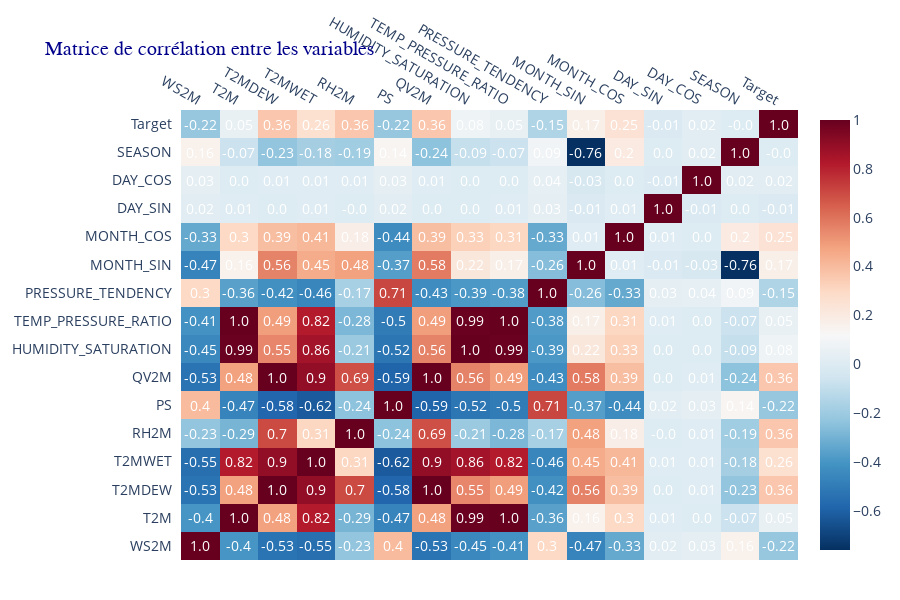

Here is the notebook cell this chart was saved with:
### Code cell
import plotly.express as px
import plotly.figure_factory as ff 

# Sélection des variables numériques hors DATE
cols_corr = [col for col in train.select_dtypes(include=['float64', 'int64']).columns if col != 'DATE']
corr_matrix = train[cols_corr].corr().round(2)

fig = ff.create_annotated_heatmap(
    z=corr_matrix.values,
    x=corr_matrix.columns.tolist(),
    y=corr_matrix.index.tolist(),
    colorscale='RdBu_r',
    showscale=True,
    annotation_text=corr_matrix.values.astype(str)
)
fig.update_layout(
    title="Matrice de corrélation entre les variables",
    font=dict(size=14),
    title_font=dict(size=20, family='Arial', color='darkblue'),
    plot_bgcolor='rgba(0,0,0,0)',height=600,
    margin=dict(l=40, r=40, t=60, b=40)
)
fig.show()

### Figure 1 — Plotly figure (JSON) as saved in the notebook; plotly's stock layout.template omitted (floating-point values rounded to 4 significant figures; data arrays with more than 128 entries replaced by an {"elided": "..."} marker saying what was removed)
{"data": [{"colorscale": [[0, "rgb(5,48,97)"], [0.1, "rgb(33,102,172)"], [0.2, "rgb(67,147,195)"], [0.3, "rgb(146,197,222)"], [0.4, "rgb(209,229,240)"], [0.5, "rgb(247,247,247)"], [0.6, "rgb(253,219,199)"], [0.7, "rgb(244,165,130)"], [0.8, "rgb(214,96,77)"], [0.9, "rgb(178,24,43)"], [1, "rgb(103,0,31)"]], "reversescale": false, "showscale": true, "type": "heatmap", "x": ["WS2M", "T2M", "T2MDEW", "T2MWET", "RH2M", "PS", "QV2M", "HUMIDITY_SATURATION", "TEMP_PRESSURE_RATIO", "PRESSURE_TENDENCY", "MONTH_SIN", "MONTH_COS", "DAY_SIN", "DAY_COS", "SEASON", "Target"], "y": ["WS2M", "T2M", "T2MDEW", "T2MWET", "RH2M", "PS", "QV2M", "HUMIDITY_SATURATION", "TEMP_PRESSURE_RATIO", "PRESSURE_TENDENCY", "MONTH_SIN", "MONTH_COS", "DAY_SIN", "DAY_COS", "SEASON", "Target"], "z": {"elided": "16x16 float values"}}], "layout": {"annotations": [{"font": {"color": "#FFFFFF"}, "showarrow": false, "text": "1.0", "x": "WS2M", "xref": "x", "y": "WS2M", "yref": "y"}, {"font": {"color": "#FFFFFF"}, "showarrow": false, "text": "-0.4", "x": "T2M", "xref": "x", "y": "WS2M", "yref": "y"}, {"font": {"color": "#FFFFFF"}, "showarrow": false, "text": "-0.53", "x": "T2MDEW", "xref": "x", "y": "WS2M", "yref": "y"}, {"font": {"color": "#FFFFFF"}, "showarrow": false, "text": "-0.55", "x": "T2MWET", "xref": "x", "y": "WS2M", "yref": "y"}, {"font": {"color": "#FFFFFF"}, "showarrow": false, "text": "-0.23", "x": "RH2M", "xref": "x", "y": "WS2M", "yref": "y"}, {"font": {"color": "#FFFFFF"}, "showarrow": false, "text": "0.4", "x": "PS", "xref": "x", "y": "WS2M", "yref": "y"}, {"font": {"color": "#FFFFFF"}, "showarrow": false, "text": "-0.53", "x": "QV2M", "xref": "x", "y": "WS2M", "yref": "y"}, {"font": {"color": "#FFFFFF"}, "showarrow": false, "text": "-0.45", "x": "HUMIDITY_SATURATION", "xref": "x", "y": "WS2M", "yref": "y"}, {"font": {"color": "#FFFFFF"}, "showarrow": false, "text": "-0.41", "x": "TEMP_PRESSURE_RATIO", "xref": "x", "y": "WS2M", "yref": "y"}, {"font": {"color": "#FFFFFF"}, "showarrow": false, "text": "0.3", "x": "PRESSURE_TENDENCY", "xref": "x", "y": "WS2M", "yref": "y"}, {"font": {"color": "#FFFFFF"}, "showarrow": false, "text": "-0.47", "x": "MONTH_SIN", "xref": "x", "y": "WS2M", "yref": "y"}, {"font": {"color": "#FFFFFF"}, "showarrow": false, "text": "-0.33", "x": "MONTH_COS", "xref": "x", "y": "WS2M", "yref": "y"}, {"font": {"color": "#FFFFFF"}, "showarrow": false, "text": "0.02", "x": "DAY_SIN", "xref": "x", "y": "WS2M", "yref": "y"}, {"font": {"color": "#FFFFFF"}, "showarrow": false, "text": "0.03", "x": "DAY_COS", "xref": "x", "y": "WS2M", "yref": "y"}, {"font": {"color": "#FFFFFF"}, "showarrow": false, "text": "0.16", "x": "SEASON", "xref": "x", "y": "WS2M", "yref": "y"}, {"font": {"color": "#FFFFFF"}, "showarrow": false, "text": "-0.22", "x": "Target", "xref": "x", "y": "WS2M", "yref": "y"}, {"font": {"color": "#FFFFFF"}, "showarrow": false, "text": "-0.4", "x": "WS2M", "xref": "x", "y": "T2M", "yref": "y"}, {"font": {"color": "#FFFFFF"}, "showarrow": false, "text": "1.0", "x": "T2M", "xref": "x", "y": "T2M", "yref": "y"}, {"font": {"color": "#FFFFFF"}, "showarrow": false, "text": "0.48", "x": "T2MDEW", "xref": "x", "y": "T2M", "yref": "y"}, {"font": {"color": "#FFFFFF"}, "showarrow": false, "text": "0.82", "x": "T2MWET", "xref": "x", "y": "T2M", "yref": "y"}, {"font": {"color": "#FFFFFF"}, "showarrow": false, "text": "-0.29", "x": "RH2M", "xref": "x", "y": "T2M", "yref": "y"}, {"font": {"color": "#FFFFFF"}, "showarrow": false, "text": "-0.47", "x": "PS", "xref": "x", "y": "T2M", "yref": "y"}, {"font": {"color": "#FFFFFF"}, "showarrow": false, "text": "0.48", "x": "QV2M", "xref": "x", "y": "T2M", "yref": "y"}, {"font": {"color": "#FFFFFF"}, "showarrow": false, "text": "0.99", "x": "HUMIDITY_SATURATION", "xref": "x", "y": "T2M", "yref": "y"}, {"font": {"color": "#FFFFFF"}, "showarrow": false, "text": "1.0", "x": "TEMP_PRESSURE_RATIO", "xref": "x", "y": "T2M", "yref": "y"}, {"font": {"color": "#FFFFFF"}, "showarrow": false, "text": "-0.36", "x": "PRESSURE_TENDENCY", "xref": "x", "y": "T2M", "yref": "y"}, {"font": {"color": "#FFFFFF"}, "showarrow": false, "text": "0.16", "x": "MONTH_SIN", "xref": "x", "y": "T2M", "yref": "y"}, {"font": {"color": "#FFFFFF"}, "showarrow": false, "text": "0.3", "x": "MONTH_COS", "xref": "x", "y": "T2M", "yref": "y"}, {"font": {"color": "#FFFFFF"}, "showarrow": false, "text": "0.01", "x": "DAY_SIN", "xref": "x", "y": "T2M", "yref": "y"}, {"font": {"color": "#FFFFFF"}, "showarrow": false, "text": "0.0", "x": "DAY_COS", "xref": "x", "y": "T2M", "yref": "y"}, {"font": {"color": "#FFFFFF"}, "showarrow": false, "text": "-0.07", "x": "SEASON", "xref": "x", "y": "T2M", "yref": "y"}, {"font": {"color": "#FFFFFF"}, "showarrow": false, "text": "0.05", "x": "Target", "xref": "x", "y": "T2M", "yref": "y"}, {"font": {"color": "#FFFFFF"}, "showarrow": false, "text": "-0.53", "x": "WS2M", "xref": "x", "y": "T2MDEW", "yref": "y"}, {"font": {"color": "#FFFFFF"}, "showarrow": false, "text": "0.48", "x": "T2M", "xref": "x", "y": "T2MDEW", "yref": "y"}, {"font": {"color": "#FFFFFF"}, "showarrow": false, "text": "1.0", "x": "T2MDEW", "xref": "x", "y": "T2MDEW", "yref": "y"}, {"font": {"color": "#FFFFFF"}, "showarrow": false, "text": "0.9", "x": "T2MWET", "xref": "x", "y": "T2MDEW", "yref": "y"}, {"font": {"color": "#FFFFFF"}, "showarrow": false, "text": "0.7", "x": "RH2M", "xref": "x", "y": "T2MDEW", "yref": "y"}, {"font": {"color": "#FFFFFF"}, "showarrow": false, "text": "-0.58", "x": "PS", "xref": "x", "y": "T2MDEW", "yref": "y"}, {"font": {"color": "#FFFFFF"}, "showarrow": false, "text": "1.0", "x": "QV2M", "xref": "x", "y": "T2MDEW", "yref": "y"}, {"font": {"color": "#FFFFFF"}, "showarrow": false, "text": "0.55", "x": "HUMIDITY_SATURATION", "xref": "x", "y": "T2MDEW", "yref": "y"}, {"font": {"color": "#FFFFFF"}, "showarrow": false, "text": "0.49", "x": "TEMP_PRESSURE_RATIO", "xref": "x", "y": "T2MDEW", "yref": "y"}, {"font": {"color": "#FFFFFF"}, "showarrow": false, "text": "-0.42", "x": "PRESSURE_TENDENCY", "xref": "x", "y": "T2MDEW", "yref": "y"}, {"font": {"color": "#FFFFFF"}, "showarrow": false, "text": "0.56", "x": "MONTH_SIN", "xref": "x", "y": "T2MDEW", "yref": "y"}, {"font": {"color": "#FFFFFF"}, "showarrow": false, "text": "0.39", "x": "MONTH_COS", "xref": "x", "y": "T2MDEW", "yref": "y"}, {"font": {"color": "#FFFFFF"}, "showarrow": false, "text": "0.0", "x": "DAY_SIN", "xref": "x", "y": "T2MDEW", "yref": "y"}, {"font": {"color": "#FFFFFF"}, "showarrow": false, "text": "0.01", "x": "DAY_COS", "xref": "x", "y": "T2MDEW", "yref": "y"}, {"font": {"color": "#FFFFFF"}, "showarrow": false, "text": "-0.23", "x": "SEASON", "xref": "x", "y": "T2MDEW", "yref": "y"}, {"font": {"color": "#FFFFFF"}, "showarrow": false, "text": "0.36", "x": "Target", "xref": "x", "y": "T2MDEW", "yref": "y"}, {"font": {"color": "#FFFFFF"}, "showarrow": false, "text": "-0.55", "x": "WS2M", "xref": "x", "y": "T2MWET", "yref": "y"}, {"font": {"color": "#FFFFFF"}, "showarrow": false, "text": "0.82", "x": "T2M", "xref": "x", "y": "T2MWET", "yref": "y"}, {"font": {"color": "#FFFFFF"}, "showarrow": false, "text": "0.9", "x": "T2MDEW", "xref": "x", "y": "T2MWET", "yref": "y"}, {"font": {"color": "#FFFFFF"}, "showarrow": false, "text": "1.0", "x": "T2MWET", "xref": "x", "y": "T2MWET", "yref": "y"}, {"font": {"color": "#FFFFFF"}, "showarrow": false, "text": "0.31", "x": "RH2M", "xref": "x", "y": "T2MWET", "yref": "y"}, {"font": {"color": "#FFFFFF"}, "showarrow": false, "text": "-0.62", "x": "PS", "xref": "x", "y": "T2MWET", "yref": "y"}, {"font": {"color": "#FFFFFF"}, "showarrow": false, "text": "0.9", "x": "QV2M", "xref": "x", "y": "T2MWET", "yref": "y"}, {"font": {"color": "#FFFFFF"}, "showarrow": false, "text": "0.86", "x": "HUMIDITY_SATURATION", "xref": "x", "y": "T2MWET", "yref": "y"}, {"font": {"color": "#FFFFFF"}, "showarrow": false, "text": "0.82", "x": "TEMP_PRESSURE_RATIO", "xref": "x", "y": "T2MWET", "yref": "y"}, {"font": {"color": "#FFFFFF"}, "showarrow": false, "text": "-0.46", "x": "PRESSURE_TENDENCY", "xref": "x", "y": "T2MWET", "yref": "y"}, {"font": {"color": "#FFFFFF"}, "showarrow": false, "text": "0.45", "x": "MONTH_SIN", "xref": "x", "y": "T2MWET", "yref": "y"}, {"font": {"color": "#FFFFFF"}, "showarrow": false, "text": "0.41", "x": "MONTH_COS", "xref": "x", "y": "T2MWET", "yref": "y"}, {"font": {"color": "#FFFFFF"}, "showarrow": false, "text": "0.01", "x": "DAY_SIN", "xref": "x", "y": "T2MWET", "yref": "y"}, {"font": {"color": "#FFFFFF"}, "showarrow": false, "text": "0.01", "x": "DAY_COS", "xref": "x", "y": "T2MWET", "yref": "y"}, {"font": {"color": "#FFFFFF"}, "showarrow": false, "text": "-0.18", "x": "SEASON", "xref": "x", "y": "T2MWET", "yref": "y"}, {"font": {"color": "#FFFFFF"}, "showarrow": false, "text": "0.26", "x": "Target", "xref": "x", "y": "T2MWET", "yref": "y"}, {"font": {"color": "#FFFFFF"}, "showarrow": false, "text": "-0.23", "x": "WS2M", "xref": "x", "y": "RH2M", "yref": "y"}, {"font": {"color": "#FFFFFF"}, "showarrow": false, "text": "-0.29", "x": "T2M", "xref": "x", "y": "RH2M", "yref": "y"}, {"font": {"color": "#FFFFFF"}, "showarrow": false, "text": "0.7", "x": "T2MDEW", "xref": "x", "y": "RH2M", "yref": "y"}, {"font": {"color": "#FFFFFF"}, "showarrow": false, "text": "0.31", "x": "T2MWET", "xref": "x", "y": "RH2M", "yref": "y"}, {"font": {"color": "#FFFFFF"}, "showarrow": false, "text": "1.0", "x": "RH2M", "xref": "x", "y": "RH2M", "yref": "y"}, {"font": {"color": "#FFFFFF"}, "showarrow": false, "text": "-0.24", "x": "PS", "xref": "x", "y": "RH2M", "yref": "y"}, {"font": {"color": "#FFFFFF"}, "showarrow": false, "text": "0.69", "x": "QV2M", "xref": "x", "y": "RH2M", "yref": "y"}, {"font": {"color": "#FFFFFF"}, "showarrow": false, "text": "-0.21", "x": "HUMIDITY_SATURATION", "xref": "x", "y": "RH2M", "yref": "y"}, {"font": {"color": "#FFFFFF"}, "showarrow": false, "text": "-0.28", "x": "TEMP_PRESSURE_RATIO", "xref": "x", "y": "RH2M", "yref": "y"}, {"font": {"color": "#FFFFFF"}, "showarrow": false, "text": "-0.17", "x": "PRESSURE_TENDENCY", "xref": "x", "y": "RH2M", "yref": "y"}, {"font": {"color": "#FFFFFF"}, "showarrow": false, "text": "0.48", "x": "MONTH_SIN", "xref": "x", "y": "RH2M", "yref": "y"}, {"font": {"color": "#FFFFFF"}, "showarrow": false, "text": "0.18", "x": "MONTH_COS", "xref": "x", "y": "RH2M", "yref": "y"}, {"font": {"color": "#FFFFFF"}, "showarrow": false, "text": "-0.0", "x": "DAY_SIN", "xref": "x", "y": "RH2M", "yref": "y"}, {"font": {"color": "#FFFFFF"}, "showarrow": false, "text": "0.01", "x": "DAY_COS", "xref": "x", "y": "RH2M", "yref": "y"}, {"font": {"color": "#FFFFFF"}, "showarrow": false, "text": "-0.19", "x": "SEASON", "xref": "x", "y": "RH2M", "yref": "y"}, {"font": {"color": "#FFFFFF"}, "showarrow": false, "text": "0.36", "x": "Target", "xref": "x", "y": "RH2M", "yref": "y"}, {"font": {"color": "#FFFFFF"}, "showarrow": false, "text": "0.4", "x": "WS2M", "xref": "x", "y": "PS", "yref": "y"}, {"font": {"color": "#FFFFFF"}, "showarrow": false, "text": "-0.47", "x": "T2M", "xref": "x", "y": "PS", "yref": "y"}, {"font": {"color": "#FFFFFF"}, "showarrow": false, "text": "-0.58", "x": "T2MDEW", "xref": "x", "y": "PS", "yref": "y"}, {"font": {"color": "#FFFFFF"}, "showarrow": false, "text": "-0.62", "x": "T2MWET", "xref": "x", "y": "PS", "yref": "y"}, {"font": {"color": "#FFFFFF"}, "showarrow": false, "text": "-0.24", "x": "RH2M", "xref": "x", "y": "PS", "yref": "y"}, {"font": {"color": "#FFFFFF"}, "showarrow": false, "text": "1.0", "x": "PS", "xref": "x", "y": "PS", "yref": "y"}, {"font": {"color": "#FFFFFF"}, "showarrow": false, "text": "-0.59", "x": "QV2M", "xref": "x", "y": "PS", "yref": "y"}, {"font": {"color": "#FFFFFF"}, "showarrow": false, "text": "-0.52", "x": "HUMIDITY_SATURATION", "xref": "x", "y": "PS", "yref": "y"}, {"font": {"color": "#FFFFFF"}, "showarrow": false, "text": "-0.5", "x": "TEMP_PRESSURE_RATIO", "xref": "x", "y": "PS", "yref": "y"}, {"font": {"color": "#FFFFFF"}, "showarrow": false, "text": "0.71", "x": "PRESSURE_TENDENCY", "xref": "x", "y": "PS", "yref": "y"}, {"font": {"color": "#FFFFFF"}, "showarrow": false, "text": "-0.37", "x": "MONTH_SIN", "xref": "x", "y": "PS", "yref": "y"}, {"font": {"color": "#FFFFFF"}, "showarrow": false, "text": "-0.44", "x": "MONTH_COS", "xref": "x", "y": "PS", "yref": "y"}, {"font": {"color": "#FFFFFF"}, "showarrow": false, "text": "0.02", "x": "DAY_SIN", "xref": "x", "y": "PS", "yref": "y"}, {"font": {"color": "#FFFFFF"}, "showarrow": false, "text": "0.03", "x": "DAY_COS", "xref": "x", "y": "PS", "yref": "y"}, {"font": {"color": "#FFFFFF"}, "showarrow": false, "text": "0.14", "x": "SEASON", "xref": "x", "y": "PS", "yref": "y"}, {"font": {"color": "#FFFFFF"}, "showarrow": false, "text": "-0.22", "x": "Target", "xref": "x", "y": "PS", "yref": "y"}, {"font": {"color": "#FFFFFF"}, "showarrow": false, "text": "-0.53", "x": "WS2M", "xref": "x", "y": "QV2M", "yref": "y"}, {"font": {"color": "#FFFFFF"}, "showarrow": false, "text": "0.48", "x": "T2M", "xref": "x", "y": "QV2M", "yref": "y"}, {"font": {"color": "#FFFFFF"}, "showarrow": false, "text": "1.0", "x": "T2MDEW", "xref": "x", "y": "QV2M", "yref": "y"}, {"font": {"color": "#FFFFFF"}, "showarrow": false, "text": "0.9", "x": "T2MWET", "xref": "x", "y": "QV2M", "yref": "y"}, {"font": {"color": "#FFFFFF"}, "showarrow": false, "text": "0.69", "x": "RH2M", "xref": "x", "y": "QV2M", "yref": "y"}, {"font": {"color": "#FFFFFF"}, "showarrow": false, "text": "-0.59", "x": "PS", "xref": "x", "y": "QV2M", "yref": "y"}, {"font": {"color": "#FFFFFF"}, "showarrow": false, "text": "1.0", "x": "QV2M", "xref": "x", "y": "QV2M", "yref": "y"}, {"font": {"color": "#FFFFFF"}, "showarrow": false, "text": "0.56", "x": "HUMIDITY_SATURATION", "xref": "x", "y": "QV2M", "yref": "y"}, {"font": {"color": "#FFFFFF"}, "showarrow": false, "text": "0.49", "x": "TEMP_PRESSURE_RATIO", "xref": "x", "y": "QV2M", "yref": "y"}, {"font": {"color": "#FFFFFF"}, "showarrow": false, "text": "-0.43", "x": "PRESSURE_TENDENCY", "xref": "x", "y": "QV2M", "yref": "y"}, {"font": {"color": "#FFFFFF"}, "showarrow": false, "text": "0.58", "x": "MONTH_SIN", "xref": "x", "y": "QV2M", "yref": "y"}, {"font": {"color": "#FFFFFF"}, "showarrow": false, "text": "0.39", "x": "MONTH_COS", "xref": "x", "y": "QV2M", "yref": "y"}, {"font": {"color": "#FFFFFF"}, "showarrow": false, "text": "0.0", "x": "DAY_SIN", "xref": "x", "y": "QV2M", "yref": "y"}, {"font": {"color": "#FFFFFF"}, "showarrow": false, "text": "0.01", "x": "DAY_COS", "xref": "x", "y": "QV2M", "yref": "y"}, {"font": {"color": "#FFFFFF"}, "showarrow": false, "text": "-0.24", "x": "SEASON", "xref": "x", "y": "QV2M", "yref": "y"}, {"font": {"color": "#FFFFFF"}, "showarrow": false, "text": "0.36", "x": "Target", "xref": "x", "y": "QV2M", "yref": "y"}, {"font": {"color": "#FFFFFF"}, "showarrow": false, "text": "-0.45", "x": "WS2M", "xref": "x", "y": "HUMIDITY_SATURATION", "yref": "y"}, {"font": {"color": "#FFFFFF"}, "showarrow": false, "text": "0.99", "x": "T2M", "xref": "x", "y": "HUMIDITY_SATURATION", "yref": "y"}, {"font": {"color": "#FFFFFF"}, "showarrow": false, "text": "0.55", "x": "T2MDEW", "xref": "x", "y": "HUMIDITY_SATURATION", "yref": "y"}, {"font": {"color": "#FFFFFF"}, "showarrow": false, "text": "0.86", "x": "T2MWET", "xref": "x", "y": "HUMIDITY_SATURATION", "yref": "y"}, {"font": {"color": "#FFFFFF"}, "showarrow": false, "text": "-0.21", "x": "RH2M", "xref": "x", "y": "HUMIDITY_SATURATION", "yref": "y"}, {"font": {"color": "#FFFFFF"}, "showarrow": false, "text": "-0.52", "x": "PS", "xref": "x", "y": "HUMIDITY_SATURATION", "yref": "y"}, {"font": {"color": "#FFFFFF"}, "showarrow": false, "text": "0.56", "x": "QV2M", "xref": "x", "y": "HUMIDITY_SATURATION", "yref": "y"}, {"font": {"color": "#FFFFFF"}, "showarrow": false, "text": "1.0", "x": "HUMIDITY_SATURATION", "xref": "x", "y": "HUMIDITY_SATURATION", "yref": "y"}, {"font": {"color": "#FFFFFF"}, "showarrow": false, "text": "0.99", "x": "TEMP_PRESSURE_RATIO", "xref": "x", "y": "HUMIDITY_SATURATION", "yref": "y"}, {"font": {"color": "#FFFFFF"}, "showarrow": false, "text": "-0.39", "x": "PRESSURE_TENDENCY", "xref": "x", "y": "HUMIDITY_SATURATION", "yref": "y"}, {"font": {"color": "#FFFFFF"}, "showarrow": false, "text": "0.22", "x": "MONTH_SIN", "xref": "x", "y": "HUMIDITY_SATURATION", "yref": "y"}, {"font": {"color": "#FFFFFF"}, "showarrow": false, "text": "0.33", "x": "MONTH_COS", "xref": "x", "y": "HUMIDITY_SATURATION", "yref": "y"}, {"font": {"color": "#FFFFFF"}, "showarrow": false, "text": "0.0", "x": "DAY_SIN", "xref": "x", "y": "HUMIDITY_SATURATION", "yref": "y"}, {"font": {"color": "#FFFFFF"}, "showarrow": false, "text": "0.0", "x": "DAY_COS", "xref": "x", "y": "HUMIDITY_SATURATION", "yref": "y"}, {"font": {"color": "#FFFFFF"}, "showarrow": false, "text": "-0.09", "x": "SEASON", "xref": "x", "y": "HUMIDITY_SATURATION", "yref": "y"}, {"font": {"color": "#FFFFFF"}, "showarrow": false, "text": "0.08", "x": "Target", "xref": "x", "y": "HUMIDITY_SATURATION", "yref": "y"}, {"font": {"color": "#FFFFFF"}, "showarrow": false, "text": "-0.41", "x": "WS2M", "xref": "x", "y": "TEMP_PRESSURE_RATIO", "yref": "y"}, {"font": {"color": "#FFFFFF"}, "showarrow": false, "text": "1.0", "x": "T2M", "xref": "x", "y": "TEMP_PRESSURE_RATIO", "yref": "y"}, {"font": {"color": "#FFFFFF"}, "showarrow": false, "text": "0.49", "x": "T2MDEW", "xref": "x", "y": "TEMP_PRESSURE_RATIO", "yref": "y"}, {"font": {"color": "#FFFFFF"}, "showarrow": false, "text": "0.82", "x": "T2MWET", "xref": "x", "y": "TEMP_PRESSURE_RATIO", "yref": "y"}, {"font": {"color": "#FFFFFF"}, "showarrow": false, "text": "-0.28", "x": "RH2M", "xref": "x", "y": "TEMP_PRESSURE_RATIO", "yref": "y"}, {"font": {"color": "#FFFFFF"}, "showarrow": false, "text": "-0.5", "x": "PS", "xref": "x", "y": "TEMP_PRESSURE_RATIO", "yref": "y"}, {"font": {"color": "#FFFFFF"}, "showarrow": false, "text": "0.49", "x": "QV2M", "xref": "x", "y": "TEMP_PRESSURE_RATIO", "yref": "y"}, {"font": {"color": "#FFFFFF"}, "showarrow": false, "text": "0.99", "x": "HUMIDITY_SATURATION", "xref": "x", "y": "TEMP_PRESSURE_RATIO", "yref": "y"}, {"font": {"color": "#FFFFFF"}, "showarrow": false, "text": "1.0", "x": "TEMP_PRESSURE_RATIO", "xref": "x", "y": "TEMP_PRESSURE_RATIO", "yref": "y"}, {"font": {"color": "#FFFFFF"}, "showarrow": false, "text": "-0.38", "x": "PRESSURE_TENDENCY", "xref": "x", "y": "TEMP_PRESSURE_RATIO", "yref": "y"}, {"font": {"color": "#FFFFFF"}, "showarrow": false, "text": "0.17", "x": "MONTH_SIN", "xref": "x", "y": "TEMP_PRESSURE_RATIO", "yref": "y"}, {"font": {"color": "#FFFFFF"}, "showarrow": false, "text": "0.31", "x": "MONTH_COS", "xref": "x", "y": "TEMP_PRESSURE_RATIO", "yref": "y"}, {"font": {"color": "#FFFFFF"}, "showarrow": false, "text": "0.01", "x": "DAY_SIN", "xref": "x", "y": "TEMP_PRESSURE_RATIO", "yref": "y"}, {"font": {"color": "#FFFFFF"}, "showarrow": false, "text": "0.0", "x": "DAY_COS", "xref": "x", "y": "TEMP_PRESSURE_RATIO", "yref": "y"}, {"font": {"color": "#FFFFFF"}, "showarrow": false, "text": "-0.07", "x": "SEASON", "xref": "x", "y": "TEMP_PRESSURE_RATIO", "yref": "y"}, {"font": {"color": "#FFFFFF"}, "showarrow": false, "text": "0.05", "x": "Target", "xref": "x", "y": "TEMP_PRESSURE_RATIO", "yref": "y"}, {"font": {"color": "#FFFFFF"}, "showarrow": false, "text": "0.3", "x": "WS2M", "xref": "x", "y": "PRESSURE_TENDENCY", "yref": "y"}, {"font": {"color": "#FFFFFF"}, "showarrow": false, "text": "-0.36", "x": "T2M", "xref": "x", "y": "PRESSURE_TENDENCY", "yref": "y"}, {"font": {"color": "#FFFFFF"}, "showarrow": false, "text": "-0.42", "x": "T2MDEW", "xref": "x", "y": "PRESSURE_TENDENCY", "yref": "y"}, {"font": {"color": "#FFFFFF"}, "showarrow": false, "text": "-0.46", "x": "T2MWET", "xref": "x", "y": "PRESSURE_TENDENCY", "yref": "y"}, {"font": {"color": "#FFFFFF"}, "showarrow": false, "text": "-0.17", "x": "RH2M", "xref": "x", "y": "PRESSURE_TENDENCY", "yref": "y"}, {"font": {"color": "#FFFFFF"}, "showarrow": false, "text": "0.71", "x": "PS", "xref": "x", "y": "PRESSURE_TENDENCY", "yref": "y"}, {"font": {"color": "#FFFFFF"}, "showarrow": false, "text": "-0.43", "x": "QV2M", "xref": "x", "y": "PRESSURE_TENDENCY", "yref": "y"}, {"font": {"color": "#FFFFFF"}, "showarrow": false, "text": "-0.39", "x": "HUMIDITY_SATURATION", "xref": "x", "y": "PRESSURE_TENDENCY", "yref": "y"}, {"font": {"color": "#FFFFFF"}, "showarrow": false, "text": "-0.38", "x": "TEMP_PRESSURE_RATIO", "xref": "x", "y": "PRESSURE_TENDENCY", "yref": "y"}, {"font": {"color": "#FFFFFF"}, "showarrow": false, "text": "1.0", "x": "PRESSURE_TENDENCY", "xref": "x", "y": "PRESSURE_TENDENCY", "yref": "y"}, {"font": {"color": "#FFFFFF"}, "showarrow": false, "text": "-0.26", "x": "MONTH_SIN", "xref": "x", "y": "PRESSURE_TENDENCY", "yref": "y"}, {"font": {"color": "#FFFFFF"}, "showarrow": false, "text": "-0.33", "x": "MONTH_COS", "xref": "x", "y": "PRESSURE_TENDENCY", "yref": "y"}, {"font": {"color": "#FFFFFF"}, "showarrow": false, "text": "0.03", "x": "DAY_SIN", "xref": "x", "y": "PRESSURE_TENDENCY", "yref": "y"}, {"font": {"color": "#FFFFFF"}, "showarrow": false, "text": "0.04", "x": "DAY_COS", "xref": "x", "y": "PRESSURE_TENDENCY", "yref": "y"}, {"font": {"color": "#FFFFFF"}, "showarrow": false, "text": "0.09", "x": "SEASON", "xref": "x", "y": "PRESSURE_TENDENCY", "yref": "y"}, {"font": {"color": "#FFFFFF"}, "showarrow": false, "text": "-0.15", "x": "Target", "xref": "x", "y": "PRESSURE_TENDENCY", "yref": "y"}, {"font": {"color": "#FFFFFF"}, "showarrow": false, "text": "-0.47", "x": "WS2M", "xref": "x", "y": "MONTH_SIN", "yref": "y"}, {"font": {"color": "#FFFFFF"}, "showarrow": false, "text": "0.16", "x": "T2M", "xref": "x", "y": "MONTH_SIN", "yref": "y"}, {"font": {"color": "#FFFFFF"}, "showarrow": false, "text": "0.56", "x": "T2MDEW", "xref": "x", "y": "MONTH_SIN", "yref": "y"}, {"font": {"color": "#FFFFFF"}, "showarrow": false, "text": "0.45", "x": "T2MWET", "xref": "x", "y": "MONTH_SIN", "yref": "y"}, {"font": {"color": "#FFFFFF"}, "showarrow": false, "text": "0.48", "x": "RH2M", "xref": "x", "y": "MONTH_SIN", "yref": "y"}, {"font": {"color": "#FFFFFF"}, "showarrow": false, "text": "-0.37", "x": "PS", "xref": "x", "y": "MONTH_SIN", "yref": "y"}, {"font": {"color": "#FFFFFF"}, "showarrow": false, "text": "0.58", "x": "QV2M", "xref": "x", "y": "MONTH_SIN", "yref": "y"}, {"font": {"color": "#FFFFFF"}, "showarrow": false, "text": "0.22", "x": "HUMIDITY_SATURATION", "xref": "x", "y": "MONTH_SIN", "yref": "y"}, {"font": {"color": "#FFFFFF"}, "showarrow": false, "text": "0.17", "x": "TEMP_PRESSURE_RATIO", "xref": "x", "y": "MONTH_SIN", "yref": "y"}, {"font": {"color": "#FFFFFF"}, "showarrow": false, "text": "-0.26", "x": "PRESSURE_TENDENCY", "xref": "x", "y": "MONTH_SIN", "yref": "y"}, {"font": {"color": "#FFFFFF"}, "showarrow": false, "text": "1.0", "x": "MONTH_SIN", "xref": "x", "y": "MONTH_SIN", "yref": "y"}, {"font": {"color": "#FFFFFF"}, "showarrow": false, "text": "0.01", "x": "MONTH_COS", "xref": "x", "y": "MONTH_SIN", "yref": "y"}, {"font": {"color": "#FFFFFF"}, "showarrow": false, "text": "-0.01", "x": "DAY_SIN", "xref": "x", "y": "MONTH_SIN", "yref": "y"}, {"font": {"color": "#FFFFFF"}, "showarrow": false, "text": "-0.03", "x": "DAY_COS", "xref": "x", "y": "MONTH_SIN", "yref": "y"}, {"font": {"color": "#FFFFFF"}, "showarrow": false, "text": "-0.76", "x": "SEASON", "xref": "x", "y": "MONTH_SIN", "yref": "y"}, {"font": {"color": "#FFFFFF"}, "showarrow": false, "text": "0.17", "x": "Target", "xref": "x", "y": "MONTH_SIN", "yref": "y"}, {"font": {"color": "#FFFFFF"}, "showarrow": false, "text": "-0.33", "x": "WS2M", "xref": "x", "y": "MONTH_COS", "yref": "y"}, {"font": {"color": "#FFFFFF"}, "showarrow": false, "text": "0.3", "x": "T2M", "xref": "x", "y": "MONTH_COS", "yref": "y"}, {"font": {"color": "#FFFFFF"}, "showarrow": false, "text": "0.39", "x": "T2MDEW", "xref": "x", "y": "MONTH_COS", "yref": "y"}, {"font": {"color": "#FFFFFF"}, "showarrow": false, "text": "0.41", "x": "T2MWET", "xref": "x", "y": "MONTH_COS", "yref": "y"}, {"font": {"color": "#FFFFFF"}, "showarrow": false, "text": "0.18", "x": "RH2M", "xref": "x", "y": "MONTH_COS", "yref": "y"}, {"font": {"color": "#FFFFFF"}, "showarrow": false, "text": "-0.44", "x": "PS", "xref": "x", "y": "MONTH_COS", "yref": "y"}, {"font": {"color": "#FFFFFF"}, "showarrow": false, "text": "0.39", "x": "QV2M", "xref": "x", "y": "MONTH_COS", "yref": "y"}, {"font": {"color": "#FFFFFF"}, "showarrow": false, "text": "0.33", "x": "HUMIDITY_SATURATION", "xref": "x", "y": "MONTH_COS", "yref": "y"}, {"font": {"color": "#FFFFFF"}, "showarrow": false, "text": "0.31", "x": "TEMP_PRESSURE_RATIO", "xref": "x", "y": "MONTH_COS", "yref": "y"}, {"font": {"color": "#FFFFFF"}, "showarrow": false, "text": "-0.33", "x": "PRESSURE_TENDENCY", "xref": "x", "y": "MONTH_COS", "yref": "y"}, {"font": {"color": "#FFFFFF"}, "showarrow": false, "text": "0.01", "x": "MONTH_SIN", "xref": "x", "y": "MONTH_COS", "yref": "y"}, {"font": {"color": "#FFFFFF"}, "showarrow": false, "text": "1.0", "x": "MONTH_COS", "xref": "x", "y": "MONTH_COS", "yref": "y"}, {"font": {"color": "#FFFFFF"}, "showarrow": false, "text": "0.01", "x": "DAY_SIN", "xref": "x", "y": "MONTH_COS", "yref": "y"}, {"font": {"color": "#FFFFFF"}, "showarrow": false, "text": "0.0", "x": "DAY_COS", "xref": "x", "y": "MONTH_COS", "yref": "y"}, {"font": {"color": "#FFFFFF"}, "showarrow": false, "text": "0.2", "x": "SEASON", "xref": "x", "y": "MONTH_COS", "yref": "y"}, {"font": {"color": "#FFFFFF"}, "showarrow": false, "text": "0.25", "x": "Target", "xref": "x", "y": "MONTH_COS", "yref": "y"}, {"font": {"color": "#FFFFFF"}, "showarrow": false, "text": "0.02", "x": "WS2M", "xref": "x", "y": "DAY_SIN", "yref": "y"}, {"font": {"color": "#FFFFFF"}, "showarrow": false, "text": "0.01", "x": "T2M", "xref": "x", "y": "DAY_SIN", "yref": "y"}, {"font": {"color": "#FFFFFF"}, "showarrow": false, "text": "0.0", "x": "T2MDEW", "xref": "x", "y": "DAY_SIN", "yref": "y"}, {"font": {"color": "#FFFFFF"}, "showarrow": false, "text": "0.01", "x": "T2MWET", "xref": "x", "y": "DAY_SIN", "yref": "y"}, {"font": {"color": "#FFFFFF"}, "showarrow": false, "text": "-0.0", "x": "RH2M", "xref": "x", "y": "DAY_SIN", "yref": "y"}, {"font": {"color": "#FFFFFF"}, "showarrow": false, "text": "0.02", "x": "PS", "xref": "x", "y": "DAY_SIN", "yref": "y"}, {"font": {"color": "#FFFFFF"}, "showarrow": false, "text": "0.0", "x": "QV2M", "xref": "x", "y": "DAY_SIN", "yref": "y"}, {"font": {"color": "#FFFFFF"}, "showarrow": false, "text": "0.0", "x": "HUMIDITY_SATURATION", "xref": "x", "y": "DAY_SIN", "yref": "y"}, {"font": {"color": "#FFFFFF"}, "showarrow": false, "text": "0.01", "x": "TEMP_PRESSURE_RATIO", "xref": "x", "y": "DAY_SIN", "yref": "y"}, {"font": {"color": "#FFFFFF"}, "showarrow": false, "text": "0.03", "x": "PRESSURE_TENDENCY", "xref": "x", "y": "DAY_SIN", "yref": "y"}, {"font": {"color": "#FFFFFF"}, "showarrow": false, "text": "-0.01", "x": "MONTH_SIN", "xref": "x", "y": "DAY_SIN", "yref": "y"}, {"font": {"color": "#FFFFFF"}, "showarrow": false, "text": "0.01", "x": "MONTH_COS", "xref": "x", "y": "DAY_SIN", "yref": "y"}, {"font": {"color": "#FFFFFF"}, "showarrow": false, "text": "1.0", "x": "DAY_SIN", "xref": "x", "y": "DAY_SIN", "yref": "y"}, {"font": {"color": "#FFFFFF"}, "showarrow": false, "text": "-0.01", "x": "DAY_COS", "xref": "x", "y": "DAY_SIN", "yref": "y"}, {"font": {"color": "#FFFFFF"}, "showarrow": false, "text": "0.0", "x": "SEASON", "xref": "x", "y": "DAY_SIN", "yref": "y"}, {"font": {"color": "#FFFFFF"}, "showarrow": false, "text": "-0.01", "x": "Target", "xref": "x", "y": "DAY_SIN", "yref": "y"}, {"font": {"color": "#FFFFFF"}, "showarrow": false, "text": "0.03", "x": "WS2M", "xref": "x", "y": "DAY_COS", "yref": "y"}, {"font": {"color": "#FFFFFF"}, "showarrow": false, "text": "0.0", "x": "T2M", "xref": "x", "y": "DAY_COS", "yref": "y"}, {"font": {"color": "#FFFFFF"}, "showarrow": false, "text": "0.01", "x": "T2MDEW", "xref": "x", "y": "DAY_COS", "yref": "y"}, {"font": {"color": "#FFFFFF"}, "showarrow": false, "text": "0.01", "x": "T2MWET", "xref": "x", "y": "DAY_COS", "yref": "y"}, {"font": {"color": "#FFFFFF"}, "showarrow": false, "text": "0.01", "x": "RH2M", "xref": "x", "y": "DAY_COS", "yref": "y"}, {"font": {"color": "#FFFFFF"}, "showarrow": false, "text": "0.03", "x": "PS", "xref": "x", "y": "DAY_COS", "yref": "y"}, {"font": {"color": "#FFFFFF"}, "showarrow": false, "text": "0.01", "x": "QV2M", "xref": "x", "y": "DAY_COS", "yref": "y"}, {"font": {"color": "#FFFFFF"}, "showarrow": false, "text": "0.0", "x": "HUMIDITY_SATURATION", "xref": "x", "y": "DAY_COS", "yref": "y"}, {"font": {"color": "#FFFFFF"}, "showarrow": false, "text": "0.0", "x": "TEMP_PRESSURE_RATIO", "xref": "x", "y": "DAY_COS", "yref": "y"}, {"font": {"color": "#FFFFFF"}, "showarrow": false, "text": "0.04", "x": "PRESSURE_TENDENCY", "xref": "x", "y": "DAY_COS", "yref": "y"}, {"font": {"color": "#FFFFFF"}, "showarrow": false, "text": "-0.03", "x": "MONTH_SIN", "xref": "x", "y": "DAY_COS", "yref": "y"}, {"font": {"color": "#FFFFFF"}, "showarrow": false, "text": "0.0", "x": "MONTH_COS", "xref": "x", "y": "DAY_COS", "yref": "y"}, {"font": {"color": "#FFFFFF"}, "showarrow": false, "text": "-0.01", "x": "DAY_SIN", "xref": "x", "y": "DAY_COS", "yref": "y"}, {"font": {"color": "#FFFFFF"}, "showarrow": false, "text": "1.0", "x": "DAY_COS", "xref": "x", "y": "DAY_COS", "yref": "y"}, {"font": {"color": "#FFFFFF"}, "showarrow": false, "text": "0.02", "x": "SEASON", "xref": "x", "y": "DAY_COS", "yref": "y"}, {"font": {"color": "#FFFFFF"}, "showarrow": false, "text": "0.02", "x": "Target", "xref": "x", "y": "DAY_COS", "yref": "y"}, {"font": {"color": "#FFFFFF"}, "showarrow": false, "text": "0.16", "x": "WS2M", "xref": "x", "y": "SEASON", "yref": "y"}, {"font": {"color": "#FFFFFF"}, "showarrow": false, "text": "-0.07", "x": "T2M", "xref": "x", "y": "SEASON", "yref": "y"}, {"font": {"color": "#FFFFFF"}, "showarrow": false, "text": "-0.23", "x": "T2MDEW", "xref": "x", "y": "SEASON", "yref": "y"}, {"font": {"color": "#FFFFFF"}, "showarrow": false, "text": "-0.18", "x": "T2MWET", "xref": "x", "y": "SEASON", "yref": "y"}, {"font": {"color": "#FFFFFF"}, "showarrow": false, "text": "-0.19", "x": "RH2M", "xref": "x", "y": "SEASON", "yref": "y"}, {"font": {"color": "#FFFFFF"}, "showarrow": false, "text": "0.14", "x": "PS", "xref": "x", "y": "SEASON", "yref": "y"}, {"font": {"color": "#FFFFFF"}, "showarrow": false, "text": "-0.24", "x": "QV2M", "xref": "x", "y": "SEASON", "yref": "y"}, {"font": {"color": "#FFFFFF"}, "showarrow": false, "text": "-0.09", "x": "HUMIDITY_SATURATION", "xref": "x", "y": "SEASON", "yref": "y"}, {"font": {"color": "#FFFFFF"}, "showarrow": false, "text": "-0.07", "x": "TEMP_PRESSURE_RATIO", "xref": "x", "y": "SEASON", "yref": "y"}, {"font": {"color": "#FFFFFF"}, "showarrow": false, "text": "0.09", "x": "PRESSURE_TENDENCY", "xref": "x", "y": "SEASON", "yref": "y"}, {"font": {"color": "#FFFFFF"}, "showarrow": false, "text": "-0.76", "x": "MONTH_SIN", "xref": "x", "y": "SEASON", "yref": "y"}, {"font": {"color": "#FFFFFF"}, "showarrow": false, "text": "0.2", "x": "MONTH_COS", "xref": "x", "y": "SEASON", "yref": "y"}, {"font": {"color": "#FFFFFF"}, "showarrow": false, "text": "0.0", "x": "DAY_SIN", "xref": "x", "y": "SEASON", "yref": "y"}, {"font": {"color": "#FFFFFF"}, "showarrow": false, "text": "0.02", "x": "DAY_COS", "xref": "x", "y": "SEASON", "yref": "y"}, {"font": {"color": "#FFFFFF"}, "showarrow": false, "text": "1.0", "x": "SEASON", "xref": "x", "y": "SEASON", "yref": "y"}, {"font": {"color": "#FFFFFF"}, "showarrow": false, "text": "-0.0", "x": "Target", "xref": "x", "y": "SEASON", "yref": "y"}, {"font": {"color": "#FFFFFF"}, "showarrow": false, "text": "-0.22", "x": "WS2M", "xref": "x", "y": "Target", "yref": "y"}, {"font": {"color": "#FFFFFF"}, "showarrow": false, "text": "0.05", "x": "T2M", "xref": "x", "y": "Target", "yref": "y"}, {"font": {"color": "#FFFFFF"}, "showarrow": false, "text": "0.36", "x": "T2MDEW", "xref": "x", "y": "Target", "yref": "y"}, {"font": {"color": "#FFFFFF"}, "showarrow": false, "text": "0.26", "x": "T2MWET", "xref": "x", "y": "Target", "yref": "y"}, {"font": {"color": "#FFFFFF"}, "showarrow": false, "text": "0.36", "x": "RH2M", "xref": "x", "y": "Target", "yref": "y"}, {"font": {"color": "#FFFFFF"}, "showarrow": false, "text": "-0.22", "x": "PS", "xref": "x", "y": "Target", "yref": "y"}, {"font": {"color": "#FFFFFF"}, "showarrow": false, "text": "0.36", "x": "QV2M", "xref": "x", "y": "Target", "yref": "y"}, {"font": {"color": "#FFFFFF"}, "showarrow": false, "text": "0.08", "x": "HUMIDITY_SATURATION", "xref": "x", "y": "Target", "yref": "y"}, {"font": {"color": "#FFFFFF"}, "showarrow": false, "text": "0.05", "x": "TEMP_PRESSURE_RATIO", "xref": "x", "y": "Target", "yref": "y"}, {"font": {"color": "#FFFFFF"}, "showarrow": false, "text": "-0.15", "x": "PRESSURE_TENDENCY", "xref": "x", "y": "Target", "yref": "y"}, {"font": {"color": "#FFFFFF"}, "showarrow": false, "text": "0.17", "x": "MONTH_SIN", "xref": "x", "y": "Target", "yref": "y"}, {"font": {"color": "#FFFFFF"}, "showarrow": false, "text": "0.25", "x": "MONTH_COS", "xref": "x", "y": "Target", "yref": "y"}, {"font": {"color": "#FFFFFF"}, "showarrow": false, "text": "-0.01", "x": "DAY_SIN", "xref": "x", "y": "Target", "yref": "y"}, {"font": {"color": "#FFFFFF"}, "showarrow": false, "text": "0.02", "x": "DAY_COS", "xref": "x", "y": "Target", "yref": "y"}, {"font": {"color": "#FFFFFF"}, "showarrow": false, "text": "-0.0", "x": "SEASON", "xref": "x", "y": "Target", "yref": "y"}, {"font": {"color": "#FFFFFF"}, "showarrow": false, "text": "1.0", "x": "Target", "xref": "x", "y": "Target", "yref": "y"}], "font": {"size": 14}, "height": 600, "margin": {"b": 40, "l": 40, "r": 40, "t": 60}, "plot_bgcolor": "rgba(0,0,0,0)", "title": {"font": {"color": "darkblue", "family": "Arial", "size": 20}, "text": "Matrice de corrélation entre les variables"}, "xaxis": {"dtick": 1, "gridcolor": "rgb(0, 0, 0)", "side": "top", "ticks": ""}, "yaxis": {"dtick": 1, "ticks": "", "ticksuffix": "  "}}}
